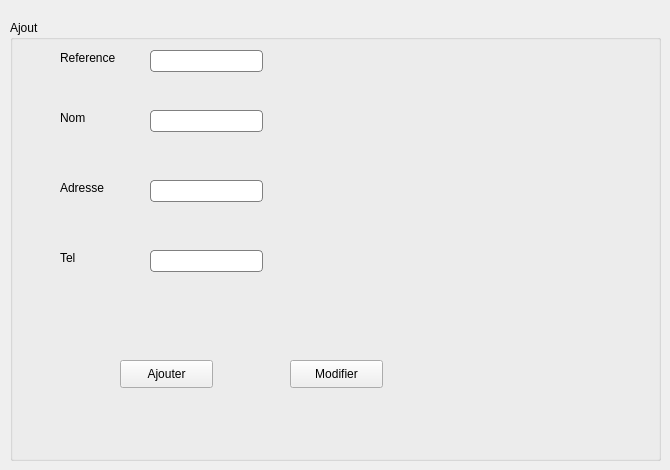
        <widget class="QWidget" name="tab_14">
         <attribute name="title">
          <string>Ajout et modifier point de vente</string>
         </attribute>
         <widget class="QGroupBox" name="groupBox_8">
          <property name="geometry">
           <rect>
            <x>10</x>
            <y>20</y>
            <width>651</width>
            <height>441</height>
           </rect>
          </property>
          <property name="styleSheet">
           <string notr="true"/>
          </property>
          <property name="title">
           <string>Ajout</string>
          </property>
          <widget class="QLineEdit" name="refff_p">
           <property name="geometry">
            <rect>
             <x>140</x>
             <y>30</y>
             <width>113</width>
             <height>22</height>
            </rect>
           </property>
           <property name="styleSheet">
            <string notr="true">QLineEdit {
padding: 1px;
border-style: solid;
border: 1px solid grey;
background:white;
border-radius: 4px;
}</string>
           </property>
          </widget>
          <widget class="QLineEdit" name="nommm_p">
           <property name="geometry">
            <rect>
             <x>140</x>
             <y>90</y>
             <width>113</width>
             <height>22</height>
            </rect>
           </property>
           <property name="styleSheet">
            <string notr="true">QLineEdit {
padding: 1px;
border-style: solid;
border: 1px solid grey;
background:white;
border-radius: 4px;
}</string>
           </property>
          </widget>
          <widget class="QLabel" name="label_22">
           <property name="geometry">
            <rect>
             <x>50</x>
             <y>30</y>
             <width>81</width>
             <height>16</height>
            </rect>
           </property>
           <property name="text">
            <string>Reference</string>
           </property>
          </widget>
          <widget class="QLineEdit" name="telll_p">
           <property name="geometry">
            <rect>
             <x>140</x>
             <y>230</y>
             <width>113</width>
             <height>22</height>
            </rect>
           </property>
           <property name="styleSheet">
            <string notr="true">QLineEdit {
padding: 1px;
border-style: solid;
border: 1px solid grey;
background:white;
border-radius: 4px;
}</string>
           </property>
          </widget>
          <widget class="QLabel" name="label_23">
           <property name="geometry">
            <rect>
             <x>50</x>
             <y>230</y>
             <width>56</width>
             <height>16</height>
            </rect>
           </property>
           <property name="text">
            <string>Tel</string>
           </property>
          </widget>
          <widget class="QPushButton" name="ajouter_pointdevente">
           <property name="geometry">
            <rect>
             <x>110</x>
             <y>340</y>
             <width>93</width>
             <height>28</height>
            </rect>
           </property>
           <property name="text">
            <string>Ajouter</string>
           </property>
          </widget>
          <widget class="QLabel" name="label_24">
           <property name="geometry">
            <rect>
             <x>50</x>
             <y>90</y>
             <width>56</width>
             <height>16</height>
            </rect>
           </property>
           <property name="text">
            <string>Nom</string>
           </property>
          </widget>
          <widget class="QLabel" name="label_25">
           <property name="geometry">
            <rect>
             <x>50</x>
             <y>160</y>
             <width>56</width>
             <height>16</height>
            </rect>
           </property>
           <property name="text">
            <string>Adresse</string>
           </property>
          </widget>
          <widget class="QLineEdit" name="adrrr_p">
           <property name="geometry">
            <rect>
             <x>140</x>
             <y>160</y>
             <width>113</width>
             <height>22</height>
            </rect>
           </property>
           <property name="styleSheet">
            <string notr="true">QLineEdit {
padding: 1px;
border-style: solid;
border: 1px solid grey;
background:white;
border-radius: 4px;
}</string>
           </property>
          </widget>
          <widget class="QPushButton" name="modif_point">
           <property name="geometry">
            <rect>
             <x>280</x>
             <y>340</y>
             <width>93</width>
             <height>28</height>
            </rect>
           </property>
           <property name="text">
            <string>Modifier</string>
           </property>
          </widget>
         </widget>
        </widget>
